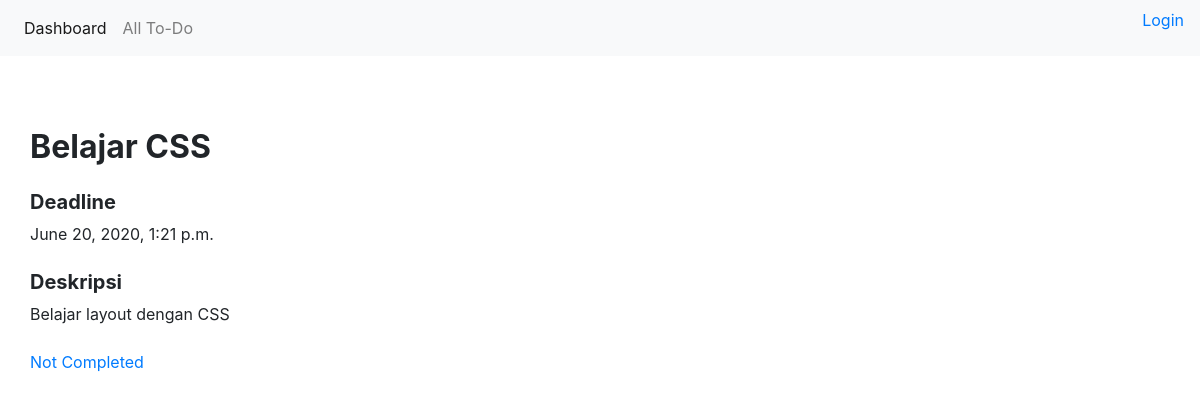
Screenshot of /todoes/2 with the database file from the repository.
### todoapp/models.py (models this page shows, shortened)
class Todo(models.Model):
    STATUSES = (
        (0, 'Completed'),
        (1, 'Not Completed'),
    )
    title = models.CharField(max_length=100)
    deadline = models.DateTimeField(default=timezone.now)
    description = models.TextField(max_length=500)
    status = models.PositiveSmallIntegerField(choices=STATUSES, default=0)
    user = User()

### todoapp/views.py (the view)
# urls.py: path('todoes/<int:pk>', views.DetailTodoView.as_view(), name='todo-detail' ),
class DetailTodoView(DetailView):
    model = Todo
    template_name = 'todoes/todo_detail.html'

### templates/todoes/todo_detail.html (shortened to what this page needs)
{% extends 'base.html' %}
{% block content %}
<div class="container-fluid mt-4">
    <div class="row">
        <div class="col-6">
            <h2 class="mt-4"><b>{{object.title}}</b></h2>
            <h5 class="mt-4"><b>Deadline</b></h5>
            <p>{{object.deadline}}</p>
            <h5 class="mt-4"><b>Deskripsi</b></h5>
            <p>{{object.description}}</p>
            <p class="mt-4"><a href="{% url 'todo-edit' object.id %}">{{object.get_status_display}}</a></p>
        </div>
    </div>
</div>
{% endblock content %}

### rows the page displays
Todo: title "Belajar CSS", deadline "June 20, 2020, 1:21 p.m.", description "Belajar layout dengan CSS", status "Not Completed"
